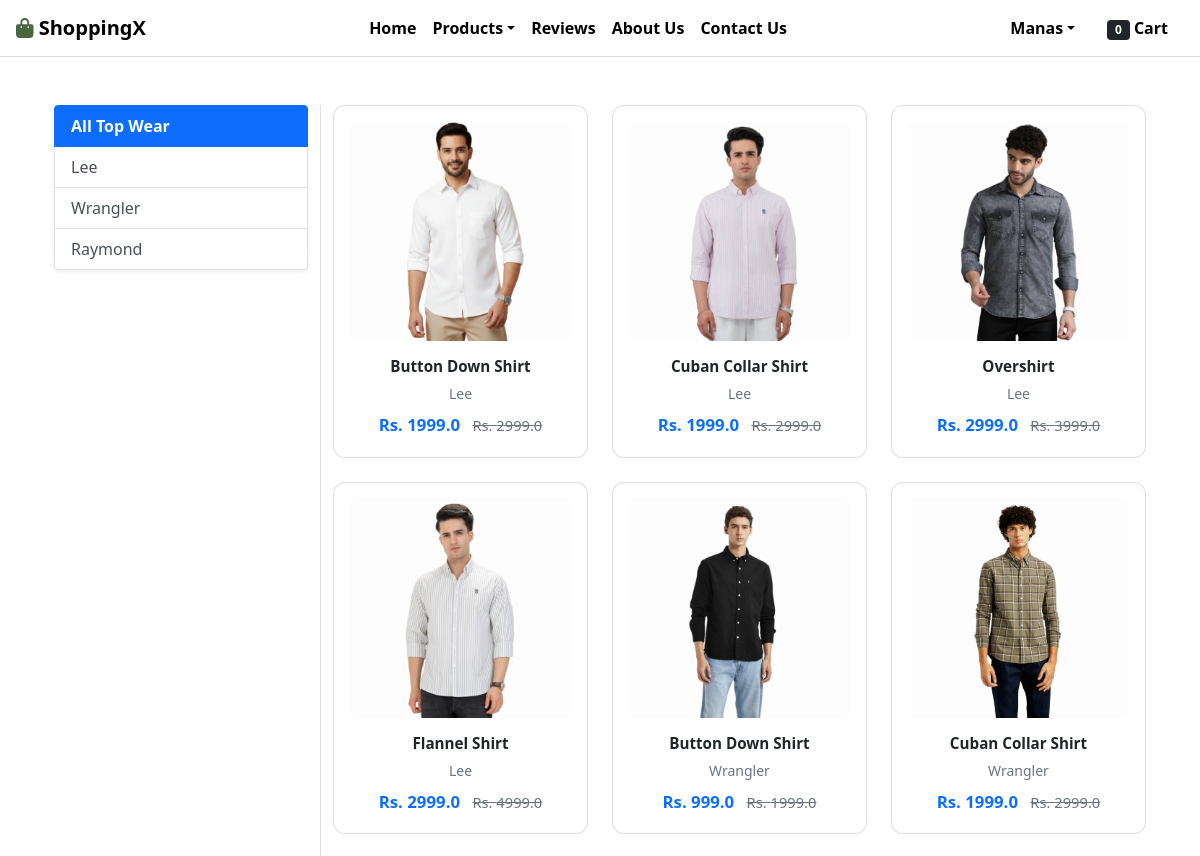
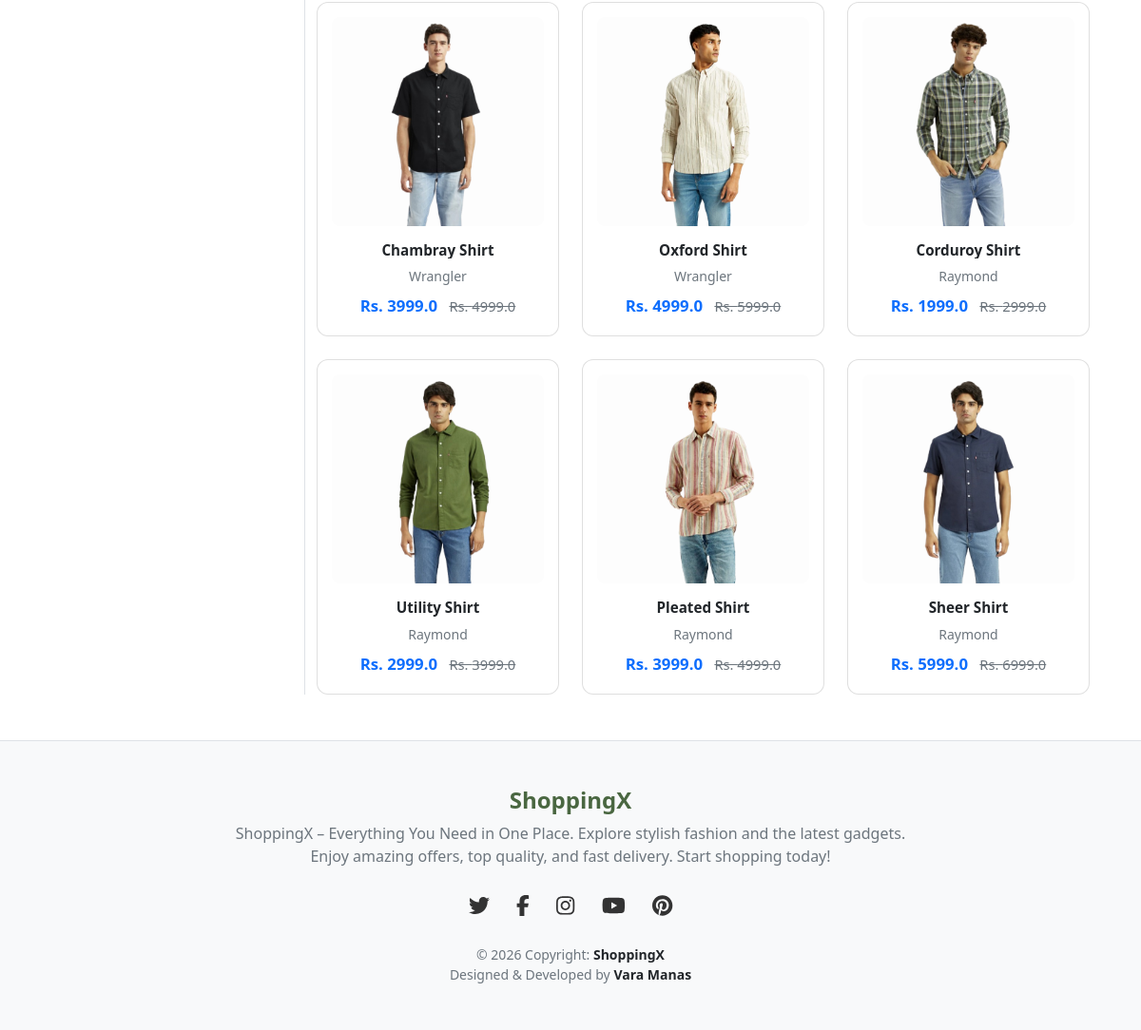
The page /topwear/ (signed in) on the database its author committed (2 pictures, top to bottom).
### app/models.py (models this page shows, shortened)
class Product(models.Model):
    title = models.CharField(max_length=100)
    selling_price = models.FloatField()
    discounted_price = models.FloatField()
    description = models.TextField()
    brand = models.CharField(choices=BRAND_CHOICES, max_length=100)
    category = models.CharField(choices=CATEGORY_CHOICES, max_length=2)
    product_image = models.ImageField(upload_to='productimg')

### app/views.py (the view)
# urls.py: path('topwear/', views.topwear, name='topwear'),
@login_required
def topwear(request, data=None):
    if data is None:
        topwears = Product.objects.filter(category='TW')
    else:
        topwears = Product.objects.filter(category='TW', brand=data)
    totalitem = 0
    if request.user.is_authenticated:
        totalitem = Cart.objects.filter(user=request.user).count()
    return render(request, 'app/topwear.html', {
        'topwear': topwears,
        'totalitem': totalitem
    })

### app/templates/app/topwear.html (shortened to what this page needs)
{% extends 'app/base.html' %}
{% load static %}
{% block main-content %}
<div class="container my-5">
 <div class="row">
  <div class="col-sm-3 border-end">
   <div class="list-group shadow-sm mb-4">
    <a href="{% url 'topwear' %}" class="list-group-item list-group-item-action fw-bold {% if not request.resolver_match.kwargs.data %}active{% endif %}">All Top Wear</a>
    <a href="{% url 'topweardata' 'Lee' %}" class="list-group-item list-group-item-action {% if request.resolver_match.kwargs.data == 'Lee' %}active{% endif %}">Lee</a>
    <a href="{% url 'topweardata' 'Wrangler' %}" class="list-group-item list-group-item-action {% if request.resolver_match.kwargs.data == 'Wrangler' %}active{% endif %}">Wrangler</a>
    <a href="{% url 'topweardata' 'Raymond' %}" class="list-group-item list-group-item-action {% if request.resolver_match.kwargs.data == 'Raymond' %}active{% endif %}">Raymond</a>
   </div>
  </div>
  <div class="col-sm-9">
   <div class="row row-cols-1 row-cols-md-3 g-4">
    {% for product in topwear %}
     <div class="col">
      <a href="{% url 'product-detail' product.id %}" class="card-link">
        <div class="card product-card-custom">
         <div class="product-img-container">
          <img src="{{ product.product_image.url }}" alt="{{ product.title }}">
         </div>
         <div class="card-body pt-3 pb-1 px-1">
          <h6 class="fw-bold text-dark text-truncate mb-2" style="font-size: 0.95rem;">{{ product.title }}</h6>
          <p class="text-muted small mb-2">{{ product.brand }}</p>
          <div class="fw-bold text-primary mb-0" style="font-size: 1.05rem;">
           Rs. {{ product.discounted_price }}
           <small class="text-decoration-line-through text-muted small ms-2 fw-normal">Rs. {{ product.selling_price }}</small>
          </div>
         </div>
        </div>
      </a>
     </div>
    {% empty %}
     <div class="col-12 text-center py-5">
      <h4 class="text-muted">No Top Wear available for this selection!</h4>
     </div>
    {% endfor %}
   </div>
  </div>
 </div>
</div>
{% endblock main-content %}

### app/templates/app/base.html (shortened to what this page needs)
<!doctype html>
{% load static %}
<html lang="en">
<head>
    <link href="https://cdn.jsdelivr.net/npm/bootstrap@5.0.0-beta1/dist/css/bootstrap.min.css" rel="stylesheet">
    <link rel="stylesheet" href="https://cdnjs.cloudflare.com/ajax/libs/OwlCarousel2/2.3.4/assets/owl.carousel.min.css">
    <link rel="stylesheet" href="https://cdnjs.cloudflare.com/ajax/libs/OwlCarousel2/2.3.4/assets/owl.theme.default.min.css">
    <link rel="stylesheet" href="https://cdnjs.cloudflare.com/ajax/libs/font-awesome/5.15.4/css/all.min.css">
    <link rel="stylesheet" href="{% static 'app/css/all.min.css' %}">
    <link rel="stylesheet" href="{% static 'app/css/style.css' %}">
</head>
<body>
    <nav class="navbar navbar-expand-lg navbar-light">
        <div class="container-fluid px-3">
            <a class="navbar-brand fw-bold ms-3" href="/">
                <i class="fas fa-shopping-bag" style="color: #4a6741;"></i> ShoppingX
            </a>
            <div class="collapse navbar-collapse" id="navbarSupportedContent">
                <ul class="navbar-nav mx-auto mb-2 mb-lg-0">
                    <li class="nav-item"><a class="nav-link" href="/">Home</a></li>
                    {% if request.user.is_authenticated %}
                        <li class="nav-item dropdown custom-dropdown">
                            <a class="nav-link dropdown-toggle" href="#" id="productsDropdown" role="button" data-bs-toggle="dropdown">Products</a>
                        </li>
                        <li class="nav-item"><a class="nav-link" href="{% url 'review' %}">Reviews</a></li>
                    {% endif %}
                    <li class="nav-item"><a class="nav-link" href="{% url 'about' %}">About Us</a></li>
                    <li class="nav-item"><a class="nav-link" href="{% url 'contact' %}">Contact Us</a></li>
                </ul>
                <ul class="navbar-nav mb-2 mb-lg-0 me-3">
                    {% if request.user.is_authenticated %}
                    <li class="nav-item dropdown custom-dropdown mx-2">
                        <a class="nav-link dropdown-toggle" href="#" id="profileDropdown" role="button" data-bs-toggle="dropdown">{{ request.user.username|capfirst }}</a>
                    </li>
                    <li class="nav-item mx-2">
                        <a href="{% url 'showcart' %}" class="nav-link">
                            <span class="badge bg-dark cart-badge-animation">{% if totalitem %}{{ totalitem }}{% else %}0{% endif %}</span> Cart
                        </a>
                    </li>
                    {% else %}
                    <li class="nav-item mx-2"><a href="{% url 'login' %}" class="nav-link">Login</a></li>
                    <li class="nav-item mx-2"><a href="{% url 'customerregistration' %}" class="nav-link">Registration</a></li>
                    {% endif %}
                </ul>
            </div>
        </div>
    </nav>
    <div class="container my-4">
        {% block main-content %}{% endblock main-content %}
    </div>
    <footer class="text-center text-lg-start bg-light text-muted py-5 mt-5 border-top">
      <div class="container text-center">
        <h4 class="fw-bold" style="color: #4a6741;">ShoppingX</h4>
        <p class="text-muted col-lg-8 mx-auto">
          ShoppingX – Everything You Need in One Place. Explore stylish fashion and the latest gadgets. Enjoy amazing offers, top quality, and fast delivery. Start shopping today!
        </p>
        <div class="social-icons my-4">
          <a href="#" target="_blank"><i class="fab fa-twitter"></i></a>
          <a href="#" target="_blank"><i class="fab fa-facebook-f"></i></a>
          <a href="#" target="_blank"><i class="fab fa-instagram"></i></a>
          <a href="#" target="_blank"><i class="fab fa-youtube"></i></a>
          <a href="#" target="_blank"><i class="fab fa-pinterest"></i></a>
        </div>
        <div class="text-center text-muted small">
          © 2026 Copyright: <span class="fw-bold text-dark">ShoppingX</span>
          <p class="mb-0">Designed & Developed by <span class="fw-bold text-dark">Vara Manas</span></p>
        </div>
      </div>
    </footer>
</body>
</html>

### app/static/app/css/style.css (style rules this page uses)
body { animation: fadeIn 1.5s ease-in; margin: 0 !important; padding: 0 !important; width: 100% !important; max-width: 100%; overflow-x: hidden; min-height: 100vh; }

### app/templates/app/base.html (style rules this page uses)
* { margin: 0; padding: 0; box-sizing: border-box; }
html, body { width: 100% !important; max-width: 100% !important; overflow-x: hidden !important; margin-top: 0 !important; padding-top: 0 !important; touch-action: pan-x pan-y; }
.container-fluid { padding-left: 0 !important; padding-right: 0 !important; margin-top: 0 !important; padding-top: 0 !important; }
.navbar { background-color: #ffffff !important; border-bottom: 1px solid #ddd; margin-top: 0 !important; top: 0 !important; }
.navbar-nav .nav-link { color: #000000 !important; font-weight: bold; }
.navbar-brand { color: #000000 !important; }
.cart-badge-animation { display: inline-block; animation: pulse-animation 1.5s infinite; }
.social-icons a { display: inline-block; margin: 0 12px; color: #333; font-size: 22px; transition: transform 0.3s ease, color 0.3s ease; }
.container { animation: pageSlideUp 0.8s ease-in-out; }
.card { transition: transform 0.3s ease, box-shadow 0.3s ease; }

### app/templates/app/topwear.html (style rules this page uses)
.card-link { text-decoration: none !important; display: block; color: initial; }
.product-card-custom { border: 1px solid rgba(0,0,0,0.125) !important; border-radius: 12px !important; background-color: #ffffff; padding: 15px; transition: all 0.3s ease-in-out !important; height: 100%; text-align: center; }
.product-img-container { overflow: hidden; position: relative; border-radius: 8px; height: 220px; background-color: #fdfdfd; display: flex; align-items: center; justify-content: center; }
.product-img-container img { max-width: 100%; max-height: 100%; object-fit: contain; transition: transform 0.4s ease-in-out !important; }

### rows shown on the page
Product: product_image (picture), title "Button Down Shirt", brand "Lee", discounted_price "1999.0", selling_price "2999.0"
Product: product_image (picture), title "Cuban Collar Shirt", brand "Lee", discounted_price "1999.0", selling_price "2999.0"
Product: product_image (picture), title "Overshirt", brand "Lee", discounted_price "2999.0", selling_price "3999.0"
Product: product_image (picture), title "Flannel Shirt", brand "Lee", discounted_price "2999.0", selling_price "4999.0"
Product: product_image (picture), title "Button Down Shirt", brand "Wrangler", discounted_price "999.0", selling_price "1999.0"
Product: product_image (picture), title "Cuban Collar Shirt", brand "Wrangler", discounted_price "1999.0", selling_price "2999.0"
Product: product_image (picture), title "Chambray Shirt", brand "Wrangler", discounted_price "3999.0", selling_price "4999.0"
Product: product_image (picture), title "Oxford Shirt", brand "Wrangler", discounted_price "4999.0", selling_price "5999.0"
Product: product_image (picture), title "Corduroy Shirt", brand "Raymond", discounted_price "1999.0", selling_price "2999.0"
Product: product_image (picture), title "Utility Shirt", brand "Raymond", discounted_price "2999.0", selling_price "3999.0"
Product: product_image (picture), title "Pleated Shirt", brand "Raymond", discounted_price "3999.0", selling_price "4999.0"
Product: product_image (picture), title "Sheer Shirt", brand "Raymond", discounted_price "5999.0", selling_price "6999.0"

### other values the page prints
{{ request.user.username|capfirst }} "Manas"
